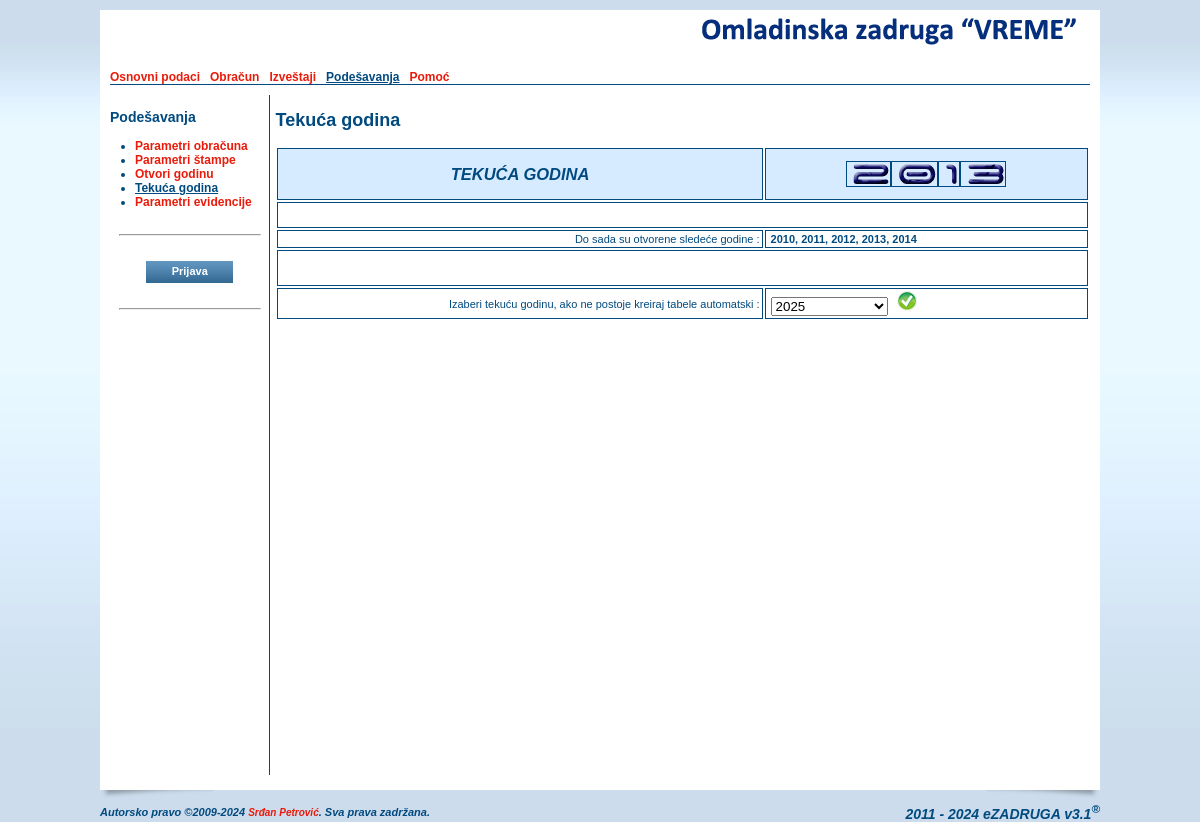
The app's page /tekucagodina.php with its own data.
### tables this page shows
CREATE TABLE IF NOT EXISTS `oszcooperative` (
  `ID` smallint(6) NOT NULL AUTO_INCREMENT,
  `name` varchar(255) NOT NULL,
  `short` varchar(50) NOT NULL,
  `shortest` varchar(25) NOT NULL,
  `address` varchar(255) DEFAULT NULL,
  `IDPlace` smallint(6) DEFAULT NULL,
  `phone` varchar(20) DEFAULT NULL,
  `mobile` varchar(20) DEFAULT NULL,
  `fax` varchar(20) DEFAULT NULL,
  `email` varchar(255) DEFAULT NULL,
  `url` varchar(255) DEFAULT NULL,
  `account` varchar(255) DEFAULT NULL,
  `reference` varchar(255) NOT NULL,
  `pib` varchar(20) DEFAULT NULL,
  `idnumber` varchar(20) DEFAULT NULL,
  `activity` varchar(20) NOT NULL,
  `currentyear` varchar(4) NOT NULL,
  `contracthours` tinyint(4) NOT NULL DEFAULT '0',
  `memberhours` tinyint(4) NOT NULL DEFAULT '0',
  `headimage` varchar(255) DEFAULT NULL,
  `pdfimage` varchar(255) DEFAULT NULL,
  PRIMARY KEY (`ID`),
  KEY `name` (`name`),
  KEY `IDPlace` (`IDPlace`)
);

CREATE TABLE IF NOT EXISTS `oszmenu` (
  `ID` smallint(6) NOT NULL AUTO_INCREMENT,
  `title` varchar(70) NOT NULL,
  `link` varchar(255) NOT NULL,
  `root` smallint(6) NOT NULL DEFAULT '0',
  `sort` tinyint(4) DEFAULT NULL,
  `sub_item` tinyint(4) NOT NULL DEFAULT '-1',
  `show_admin` tinyint(4) NOT NULL DEFAULT '0',
  PRIMARY KEY (`ID`),
  KEY `title` (`title`),
  KEY `root` (`root`),
  KEY `link` (`link`)
);

### include/c_session.php (called while the page is built, shortened)
<?php
class c_Session {
  public function _getCurrentYear() {
    if (isset($_SESSION['_OSZ_CurrentYear']) && (int)$_SESSION['_OSZ_CurrentYear'] > $GLOBALS["def_start_year"])
      return (int) $_SESSION['_OSZ_CurrentYear'];
    else {
      $query = mysql_query("SELECT * FROM OSZCooperative") or die(mysql_error());
      $res = mysql_fetch_array($query);
      return (int) $_SESSION['_OSZ_CurrentYear'];
    }
  }
  public function _getTimeScale() {
    if (isset($_SESSION['_OSZ_TimeScale']))
      return (int) $_SESSION['_OSZ_TimeScale'];
    else {
      $query = mysql_query("SELECT * FROM OSZCooperative") or die(mysql_error());
      return (int) $_SESSION['_OSZ_TimeScale'];
    }
  }
}
?>

### tekucagodina.php (the view, shortened to what this page needs)
<?php
include_once('./header.php');
?>
              <h2><?=$GLOBALS["sectiontitle"];?></h2>
              <form name="chooseYear" method="POST" action="./tekucagodina.php">
              <table cellpadding="2" cellspacing="2" border="0" class="table_browse" width="100%">
                <tr>
                  <th><h2>TEKUĆA GODINA </h2></th>
                  <th><div align="center"><?=_year_to_image($_currentyear);?></div></th>
                </tr>
                <tr><td colspan="2" style="height: 20px">&nbsp;</td></tr>
                <tr>
                  <td align="right">Do sada su otvorene sledeće godine : </td>
                  <td><strong>
<?
$query  = mysql_query("SELECT * FROM oszyear ORDER BY Year") or die(mysql_error());
$opened = '';
while ($res = mysql_fetch_array($query)) {
  if ($opened == '')
    $opened = $res['year'];
  else
    $opened .= ', '.$res['year'];
}
echo $opened;
?>
                    </strong>
                  </td>
                </tr>
                <tr><td colspan="2" style="height: 30px">&nbsp;</td></tr>
                <tr>
                  <td align="right" width="60%">Izaberi tekuću godinu, ako ne postoje kreiraj tabele automatski : </td>
                  <td width="40%">
                    <select name="selYear" id="selYear">
<? for ($i = 1999; $i < (int)date("Y")+3; $i++) { $selected = ""; if ($i == (int)date("Y")+1) $selected = "selected"; ?>
                      <option value="<?=$i;?>" <?=$selected;?>><?=$i;?></option>
<? } ?>
                    </select>
                    <input type="image" src="./images/form/save.jpg" name="submit" alt="Izaberi tekuću godinu" title="Izaberi tekuću godinu" />
                  </td>
                </tr>
              </table>
              </form>
<?php
include_once('./footer.php');
?>

### header.php (shortened to what this page needs)
<?php
require_once('./include/common.php');
require_once('./include/c_session.php');
require_once('./lang/sr.php');
if (!isset($_session))
{
  $_session = new c_Session;
}
$_esettings = $_session->_getSettings();
if (count($_esettings) == 0) {
  $query = mysql_query("select * from esettings where ID > 0 LIMIT 1") or die(mysql_error());
  $_esettings = mysql_fetch_array($query);
}
$_oszcooperative = $_session->_getCooperative();
if (count($_oszcooperative) == 0) {
  $query = mysql_query("select * from oszcooperative where ID > 0 LIMIT 1") or die(mysql_error());
  $_oszcooperative = mysql_fetch_array($query);
}
$_currentyear = $_session->_getCurrentYear();
$_timescale   = $_session->_getTimeScale();
$forSelf = explode("/", $_SERVER['PHP_SELF']);
$_self   = $forSelf[count($forSelf)-1];
$_menu   = array();
$_root   = 0;
$_father = 0;
$_this   = 0;
$_index  = false;
$query = mysql_query("SELECT * FROM oszmenu ORDER BY root, sort") or die(mysql_error());
while ($res = mysql_fetch_array($query)) {
  if ($_self == trim($res['link'])) {
    $_this    = $res['ID'];
    $_father  = $res['root'];
  }
  if ($res['root'] > 0) {
    foreach($_menu[0] as $key => $menu) {
      if ($key == $res['root']) {
        $_menu[0][$key]['submenu'][$res['ID']] = array(
        "ID"        => $res['ID'],
        "title"     => $res['title'],
        "link"      => $res['link'],
        "root"      => $res['root'],
        "sort"      => $res['sort'],
        "sub_item"  => $res['sub_item'],
        "show_admin"=> $res['show_admin']
        );
      }
    }
  } else {
    $_menu[0][$res['ID']] = array(
      "ID"    => $res['ID'],
      "title" => $res['title'],
      "link"  => $res['link'],
      "root"  => $res['root'],
      "sort"      => $res['sort'],
      "sub_item"  => $res['sub_item'],
      "show_admin"=> $res['show_admin']
    );
  }
}
?>
<!DOCTYPE html PUBLIC "-//W3C//DTD XHTML 1.0 Transitional//EN" "http://www.w3.org/TR/xhtml1/DTD/xhtml1-transitional.dtd">
<html xmlns="http://www.w3.org/1999/xhtml" >
  <head>
    <link href="./css/style.css" rel="stylesheet" type="text/css">
    <link href="./css/calendar.css" rel="stylesheet" type="text/css">
  </head>
<?php
if (isset($preload_image) && is_array($preload_image)) {
  $strOnLoad = "javascript:MM_preloadImages(";
  $start = true;
  foreach($preload_image as $_image) {
    if ($start)
    {
      $start = false;
      $strOnLoad .= "'". $_image."'";
    } else $strOnLoad .= ",'". $_image."'";
  }
?>
  <body OnLoad="<?=$strOnLoad;?>">
<?php
} else {
?>
  <body>
<?php
}
?>
    <div class="main_content_location" align="center" valign="top">
      <table cellpadding="0" cellspacing="0" border="0">
        <tr>
          <td colspan="2" valign="top">
            <table cellpadding="0" cellspacing="0" border="0" class="content_all">
              <tr>
                <td class="content_all_left"><img src="./images/1px.gif" /></td>
                <td class="content_main" valign="top">
                    <table cellpadding="0" cellspacing="0" border="0" class="content_main">
                      <tr>
                        <td>
                          <table cellpadding="0" cellspacing="0" border="0" class="header">
                            <tr>
                              <td align="left" class="header_left">
                              </td>
                              <td align="right" valign="top" class="header_right">
                                <a href="./index.php">
<?php if (isset($_esettings["custom_head"]) && $_esettings["custom_head"] && isset($_oszcooperative["headimage"]) && file_exists($_oszcooperative["headimage"])) { ?>
                                  <img src="<?=$_oszcooperative["headimage"];?>" alt="<?=$_LANG["sr"]["MAIN_IMAGE_ALT"];?>" title="<?=$_LANG["sr"]["MAIN_IMAGE_ALT"];?>" />
<?php } else { ?>
                                  <img src="./images/ezadruga_logo.png" alt="<?=$_LANG["sr"]["MAIN_IMAGE_ALT"];?>" title="<?=$_LANG["sr"]["MAIN_IMAGE_ALT"];?>" />
<?php } ?>
                                </a>
                              </td>
                            </tr>
                            <tr>
                              <td class="main_menu" colspan="2">
<?
  foreach ($_menu[0] as $key => $menu) {
    if (intval($menu["sort"]) > 0) {
      if ($key == $_father || $key == $_root){
        if ($_menu[0][$key]["show_admin"] && $GLOBALS["admin"]) {
?>
                                <a href="./<?=$_menu[0][$key]["link"];?>" class="main_menu_selected"><?=$_menu[0][$key]["title"];?></a> &nbsp;
<?
        } else {
?>
                                <a href="./<?=$_menu[0][$key]["link"];?>" class="main_menu_selected"><?=$_menu[0][$key]["title"];?></a> &nbsp;
<?
        }
      } else {
        if ($_menu[0][$key]["show_admin"] && $GLOBALS["admin"]) {
?>
                                <a href="./<?=$_menu[0][$key]["link"];?>"><?=$_menu[0][$key]["title"];?></a> &nbsp;
<?
        } else {
?>
                                <a href="./<?=$_menu[0][$key]["link"];?>"><?=$_menu[0][$key]["title"];?></a> &nbsp;
<?
        }
      }
    }
  }
?>
                              </td>
                          </table>
                        </td>
                      </tr>
                      <tr>
                        <td valign="top">
                          <table cellpadding="0" cellspacing="0" border="0" class="main_content">
                            <tr>
                              <td class="left_menu" valign="top">
<?php
if (!$_index) {
?>
                                <h3><?=$GLOBALS["menutitle"];?></h3>
                                <ul>
<?php
  $sub_item = -1;
  if ($_root > 0) {
    foreach($_menu[0][$_root]['submenu'] as $key => $menu) {
      if (intval($_menu[0][$_root]['submenu'][$key]["sub_item"]) > 0 && $_this == $key) $sub_item = intval($_menu[0][$_root]['submenu'][$key]["sub_item"]);
      if (intval($_menu[0][$_root]['submenu'][$key]["sort"]) > 0)
      {
        if ($key == $_father || $key == $sub_item) {
          if ($_menu[0][$_root]['submenu'][$key]["show_admin"] && $GLOBALS["admin"]) {
?>
                                  <li><a href="<?=$_menu[0][$_root]['submenu'][$key]["link"];?>" class="main_menu_selected"><?=$_menu[0][$_root]['submenu'][$key]["title"];?></a></li>
<?
          } elseif (!$_menu[0][$_root]['submenu'][$key]["show_admin"]) {
?>
                                  <li><a href="<?=$_menu[0][$_root]['submenu'][$key]["link"];?>" class="main_menu_selected"><?=$_menu[0][$_root]['submenu'][$key]["title"];?></a></li>
<?php
          }
        } else {
          if ($_menu[0][$_root]['submenu'][$key]["show_admin"] && $GLOBALS["admin"]) {
?>
                                  <li><a href="<?=$_menu[0][$_root]['submenu'][$key]["link"];?>"><?=$_menu[0][$_root]['submenu'][$key]["title"];?></a></li>
<?
          } elseif (!$_menu[0][$_root]['submenu'][$key]["show_admin"]) {
?>
                                  <li><a href="<?=$_menu[0][$_root]['submenu'][$key]["link"];?>"><?=$_menu[0][$_root]['submenu'][$key]["title"];?></a></li>
<?php
          }
        }
      }
    }
  } else {
    if ($_father > 0) {
      foreach($_menu[0][$_father]['submenu'] as $key => $menu) {
        if (intval($_menu[0][$_father]['submenu'][$key]["sort"]) > 0)
        {
          if ($key == $_this || $key == $sub_item) {
            if ($_menu[0][$_father]['submenu'][$key]["show_admin"] && $GLOBALS["admin"]) {
?>
                                  <li><a href="<?=$_menu[0][$_father]['submenu'][$key]["link"];?>" class="main_menu_selected"><?=$_menu[0][$_father]['submenu'][$key]["title"];?></a></li>
<?
          } elseif (!$_menu[0][$_father]['submenu'][$key]["show_admin"]) {
?>
                                  <li><a href="<?=$_menu[0][$_father]['submenu'][$key]["link"];?>" class="main_menu_selected"><?=$_menu[0][$_father]['submenu'][$key]["title"];?></a></li>
<?
            }
          } else {
            if ($_menu[0][$_father]['submenu'][$key]["show_admin"] && $GLOBALS["admin"]) {
?>
                                  <li><a href="<?=$_menu[0][$_father]['submenu'][$key]["link"];?>"><?=$_menu[0][$_father]['submenu'][$key]["title"];?></a></li>
<?
          } elseif (!$_menu[0][$_father]['submenu'][$key]["show_admin"]) {
?>
                                  <li><a href="<?=$_menu[0][$_father]['submenu'][$key]["link"];?>"><?=$_menu[0][$_father]['submenu'][$key]["title"];?></a></li>
<?
            }
          }
        }
      }
    }
  }
?>
                                </ul>
<?
} else {
?>
<?php
}
?>
                                <hr style="margin-top:25px;margin-bottom:25px;width:140px;"/>
                                <div align="center">
<?php if (!$GLOBALS["admin"]) { ?>
                                  <form name="frmLogin" action="./login.php" method="POST">
                                    <input type="submit" name="login" id="login" class="btn" value=" &nbsp; &nbsp; Prijava &nbsp; &nbsp; " />
                                  </form>
<?php } ?>
                                </div>
                                <hr style="margin-top:25px;width:140px;" />
                              </td>
                              <td style="width:830px;padding-left:5px;" valign="top">

### css/style.css (style rules this page uses)
body { margin: 0px; padding: 0px; background-color:#ccdcec; background-image:url(bg.jpg); background-repeat:repeat-x; font-family:Arial, Tahoma, Georgia; font-size:12px; color:#004A7F; }
a { font-size:12px; color:#ea1b0a; text-decoration:none; font-weight: bold; }
ul { padding-left:0px; margin-left:25px; }
table { text-align: left; font-size:12px; }
img { border-top: 0px none; border-left: 0px none; border-right: 0px none; border-bottom: 0px none; }
.header { width: 980px; height: 60px; }
.header_left { width: 390px; height: 60px; }
.header_right { width: 590px; height: 60px; }
.main_content_location { padding-top: 10px; }
.content_all { margin: 0px; padding: 0px; background-color:#FFFFFF; width:1000px; }
.content_all_left { background-color:#FFFFFF; width:10px; }
.content_main { width: 980px; background-color:#FFFFFF; font-size:12px; }
.main_content { width: 980px; height:680px; background-color:#FFFFFF; font-size:12px; margin-top:10px; }
.main_menu { border-bottom: 1px solid #004A7F; }
.main_menu_selected { font-size:12px; color:#004A7F; text-decoration:underline; font-weight: bold; }
.left_menu { width:160px; border-right: 1px solid #004A7F; }
.table_browse { font-size:11px; }
.table_browse th { font-weight: bold; text-align: left; font-style: italic; background-color: #D6EBFF; border-top: 1px solid #004A7F; border-left: 1px solid #004A7F; border-right: 1px solid #004A7F; border-bottom: 1px solid #004A7F; }
.table_browse td { border-top: 1px solid #004A7F; border-left: 1px solid #004A7F; border-right: 1px solid #004A7F; border-bottom: 1px solid #004A7F; padding-left: 5px; }
.table_browse th { font-weight: bold; font-style: italic; text-align: center; background-color: #D6EBFF; border-top: 1px solid #004A7F; border-left: 1px solid #004A7F; border-right: 1px solid #004A7F; border-bottom: 1px solid #004A7F; padding-left: 15px; padding-right: 15px; }
.btn { height:22px; border:none; background-color:#004A7F; background-image:url(btn.jpg); background-repeat:repeat-x; color:#FFFFFF; font-size:11px; cursor:pointer; font-weight:bold; padding:0px 10px 2px 10px; }

### records on screen
oszcooperative: headimage (picture)
oszmenu: title "Osnovni podaci"
oszmenu: title "Obračun"
oszmenu: title "Izveštaji"
oszmenu: title "Podešavanja"
oszmenu: title "Pomoć"
oszmenu: title "Parametri obračuna"
oszmenu: title "Parametri štampe"
oszmenu: title "Otvori godinu"
oszmenu: title "Tekuća godina"
oszmenu: title "Parametri evidencije"

### other values on screen
$GLOBALS["menutitle"] "Podešavanja"
$GLOBALS["sectiontitle"] "Tekuća godina"
$opened "2010, 2011, 2012, 2013, 2014"
$GLOBALS["version"] "3.1"
form field selYear "2025"
